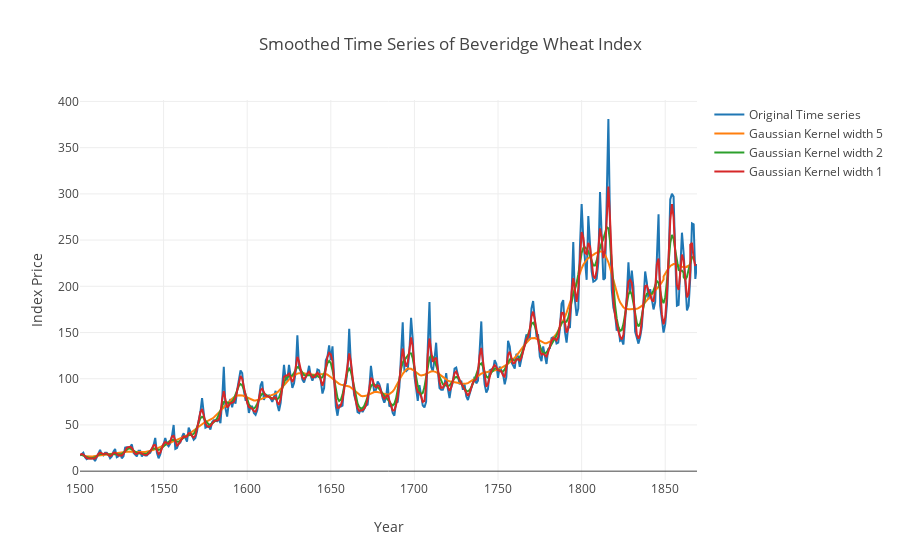
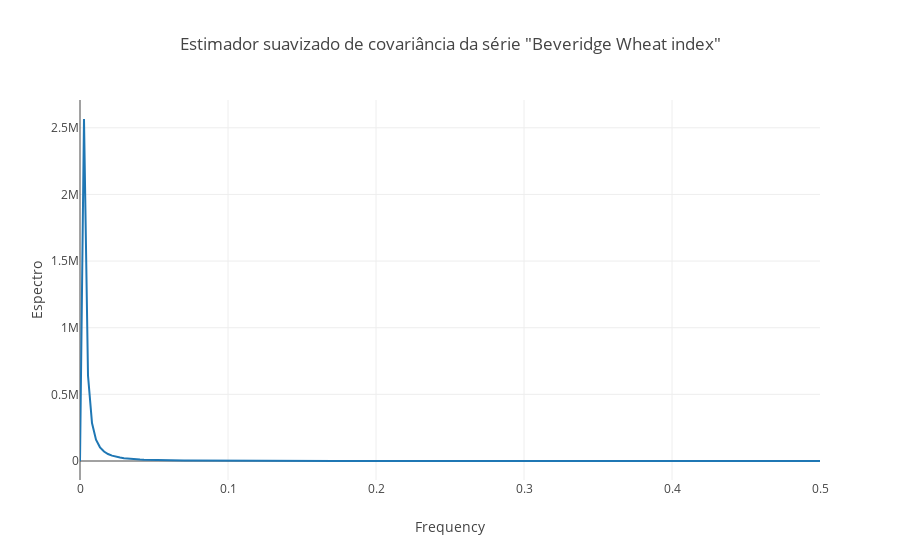

These figures' notebook cell, in order:
### Code cell
import matplotlib.pyplot as plt
import numpy as np
from scipy import interpolate
from scipy import ndimage

print("**********************************************************************")
print(f"Estimador Suavizado de covariância usando filtro Gaussiano")
print("**********************************************************************")
print(f"Estimação não paramétrica")

y_sm = df_price.values
x_sm = df["year"].values

y = y_sm.tolist()
x = x_sm.tolist()

y_sm = np.array(y)
x_sm = np.array(x)

# resample to lots more points - needed for the smoothed curves
x_smooth = np.linspace(x_sm.min(), x_sm.max(), 200)

sigma = 5 #tamanho da janela do filtro gaussiano
x_g1d2 = ndimage.gaussian_filter1d(x_sm, sigma)
y_g1d2 = ndimage.gaussian_filter1d(y_sm, sigma)

sigma = 2 #tamanho da janela do filtro gaussiano
x_g1d3 = ndimage.gaussian_filter1d(x_sm, sigma)
y_g1d3 = ndimage.gaussian_filter1d(y_sm, sigma)

sigma = 1 #tamanho da janela do filtro gaussiano
x_g1d4 = ndimage.gaussian_filter1d(x_sm, sigma)
y_g1d4 = ndimage.gaussian_filter1d(y_sm, sigma)

data = [go.Scatter(x=x_sm, y=y_sm, mode='lines', name="Original Time series")]
# data += [go.Scatter(x=x_g1d, y=y_g1d, mode='lines', name="Gaussian Kernel width 10")]
data += [go.Scatter(x=x_g1d2, y=y_g1d2, mode='lines', name="Gaussian Kernel width 5")]
data += [go.Scatter(x=x_g1d3, y=y_g1d3, mode='lines', name="Gaussian Kernel width 2")]
data += [go.Scatter(x=x_g1d4, y=y_g1d4, mode='lines', name="Gaussian Kernel width 1")]
# data += [go.Scatter(x=x_g1d5, y=y_g1d5, mode='lines', name="Gaussian Kernel width 0.5")]

layout = go.Layout(
    title='Smoothed Time Series of Beveridge Wheat Index',
    xaxis={'title':'Year'},
    yaxis={'title':'Index Price'}
)
fig = go.Figure(data=data, layout=layout)
py.iplot(fig)

print(f"Para construir um estimador suavizado de covariância,\n"+ 
      f"devemos aplicar o método de suavização no domínio do tempo\n"+
      f"para então calcular o periodograma")
print(f"Obs.: Para comparação, mostra-se o spline da série")

print(f"\nObs2.: O tamanho de janela 2 parece mais adequado\n\n")

print("**********************************************************************")
print(f"Calculando periodograma a partir da série suavizada no tempo")
print("**********************************************************************")

fs = 1
freq, espectro = signal.periodogram(x_g1d3, fs)
data = [go.Scatter(x=freq, y=espectro, mode='lines', name="Smoothed Resulting Periodogram")]
# data += [go.Scatter(x=x_g1d5, y=y_g1d5, mode='lines', name="Gaussian Kernel width 0.5")]

layout = go.Layout(
    title='Estimador suavizado de covariância da série "Beveridge Wheat index"',
    xaxis={'title':'Frequency'},
    yaxis={'title':'Espectro'}
)
fig = go.Figure(data=data, layout=layout)
py.iplot(fig)

### Figure 1 — Plotly figure (JSON) as saved in the notebook; plotly's stock layout.template omitted (floating-point values rounded to 4 significant figures; data arrays with more than 128 entries replaced by an {"elided": "..."} marker saying what was removed)
{"data": [{"mode": "lines", "name": "Original Time series", "type": "scatter", "uid": "fb57fc30-8051-4500-9932-897e03d31f7e", "x": {"elided": "370 int values"}, "y": {"elided": "370 float values"}}, {"mode": "lines", "name": "Gaussian Kernel width 5", "type": "scatter", "uid": "1f1d56ff-3d5a-4b0e-a233-99a8132b69f6", "x": {"elided": "370 int values"}, "y": {"elided": "370 float values"}}, {"mode": "lines", "name": "Gaussian Kernel width 2", "type": "scatter", "uid": "18a52f66-a7ca-40a8-8714-cdab62f41b3a", "x": {"elided": "370 int values"}, "y": {"elided": "370 float values"}}, {"mode": "lines", "name": "Gaussian Kernel width 1", "type": "scatter", "uid": "eef1625d-e28b-4f52-85f2-a892ecaee0c7", "x": {"elided": "370 int values"}, "y": {"elided": "370 float values"}}], "layout": {"title": {"text": "Smoothed Time Series of Beveridge Wheat Index"}, "xaxis": {"title": {"text": "Year"}}, "yaxis": {"title": {"text": "Index Price"}}}}

### Figure 2 — Plotly figure (JSON) as saved in the notebook; plotly's stock layout.template omitted (floating-point values rounded to 4 significant figures; data arrays with more than 128 entries replaced by an {"elided": "..."} marker saying what was removed)
{"data": [{"mode": "lines", "name": "Smoothed Resulting Periodogram", "type": "scatter", "uid": "482dd77e-810b-4262-95c7-1aa78f800d56", "x": {"elided": "186 float values"}, "y": {"elided": "186 float values"}}], "layout": {"title": {"text": "Estimador suavizado de covariância da série \"Beveridge Wheat index\""}, "xaxis": {"title": {"text": "Frequency"}}, "yaxis": {"title": {"text": "Espectro"}}}}
